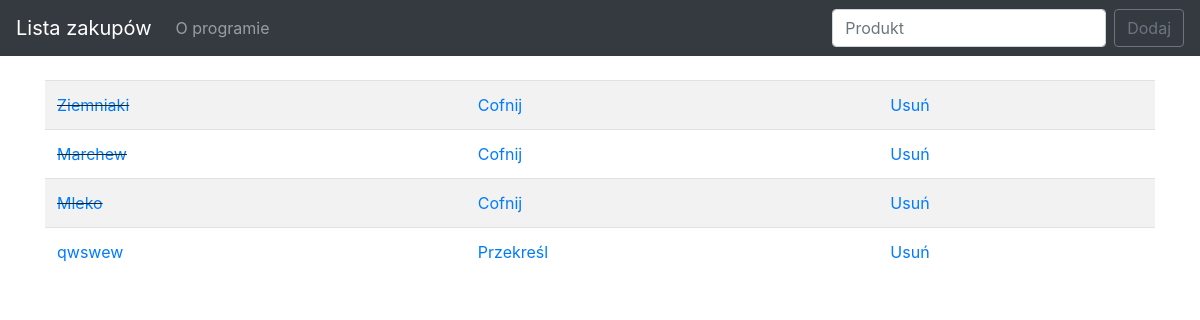
The app's page /, older data.
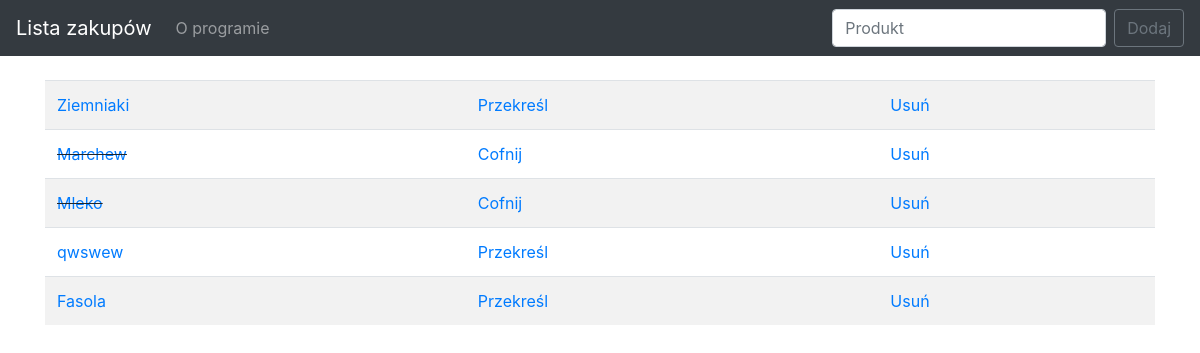
The same page, newer data.
### todo_list/models.py (models this page shows, shortened)
class List(models.Model):
    item = models.CharField(max_length=100)
    completed = models.BooleanField(default=False)

### todo_list/views.py (the view)
# urls.py: 2. Add a URL to urlpatterns:  path('', views.home, name='home')
def home(request):
    if request.method == 'POST':
        form = ListForm(request.POST or None)
        if form.is_valid():
            form.save()
            all_items = List.objects.all
            return render(request, 'home.html', {'all_items': all_items})
    else:
        all_items = List.objects.all
        return render(request, 'home.html', {'all_items': all_items})

### todo_list/templates/home.html (shortened to what this page needs)
{% extends 'base.html' %}
{% block content %}
	<table class="table table-striped">
	  <tbody>
	  	{% for things in all_items %}
	  		{% if things.completed %}
			    <tr>
			      <td class="striker"><a href="{% url 'edit' things.id %}">{{ things.item }}</a></td>
			      <td><a href="{% url 'uncross' things.id %}">Cofnij</a></td>
			      <td><a href="{% url 'delete' things.id %}">Usuń</a></td>
			    </tr>
	    	{% else %}
	    		<tr>
			      <td><a href="{% url 'edit' things.id %}">{{ things.item }}<a></td>
			      <td><a href="{% url 'cross_off' things.id %}">Przekreśl</a></td>
			      <td><a href="{% url 'delete' things.id %}">Usuń</a></td>
			    </tr>
			{% endif %}
	    {% endfor %}
	  </tbody>
	</table>
{% endblock %}

### todo_list/templates/base.html (shortened to what this page needs)
{% load static %}
<!doctype html>
<html lang="en">
  <head>
    <link rel="stylesheet" href="https://stackpath.bootstrapcdn.com/bootstrap/4.3.1/css/bootstrap.min.css">
    <link rel="stylesheet" type="text/css" href="{% static 'css/main.css' %}">
  </head>
  <body>
    <nav class="navbar navbar-expand-lg navbar-dark bg-dark">
  <a class="navbar-brand" href="{% url 'home' %}">Lista zakupów</a>
  <div class="collapse navbar-collapse" id="navbarSupportedContent">
    <ul class="navbar-nav mr-auto">
      <li class="nav-item">
        <a class="nav-link" href="{% url 'about' %}">O programie</a>
      </li>
    </ul>
    <form class="form-inline my-2 my-lg-0" method="POST">
      <input class="form-control mr-sm-2" type="search" placeholder="Produkt" aria-label="Search" name="item">
      <button class="btn btn-outline-secondary my-2 my-sm-0" type="submit">Dodaj</button>
    </form>
  </div>
</nav>
</body>
    <br>
    <div class="container">
    {% block content %}
	   {% endblock %}
   </div>
  </body>
</html>

### static/css/main.css (style rules this page uses)
.striker { text-decoration: line-through; }

Row changes from the older to the newer data that the page shows:
changed List "Ziemniaki": completed "Cofnij" → "Przekreśl"
added List: item "Fasola"
